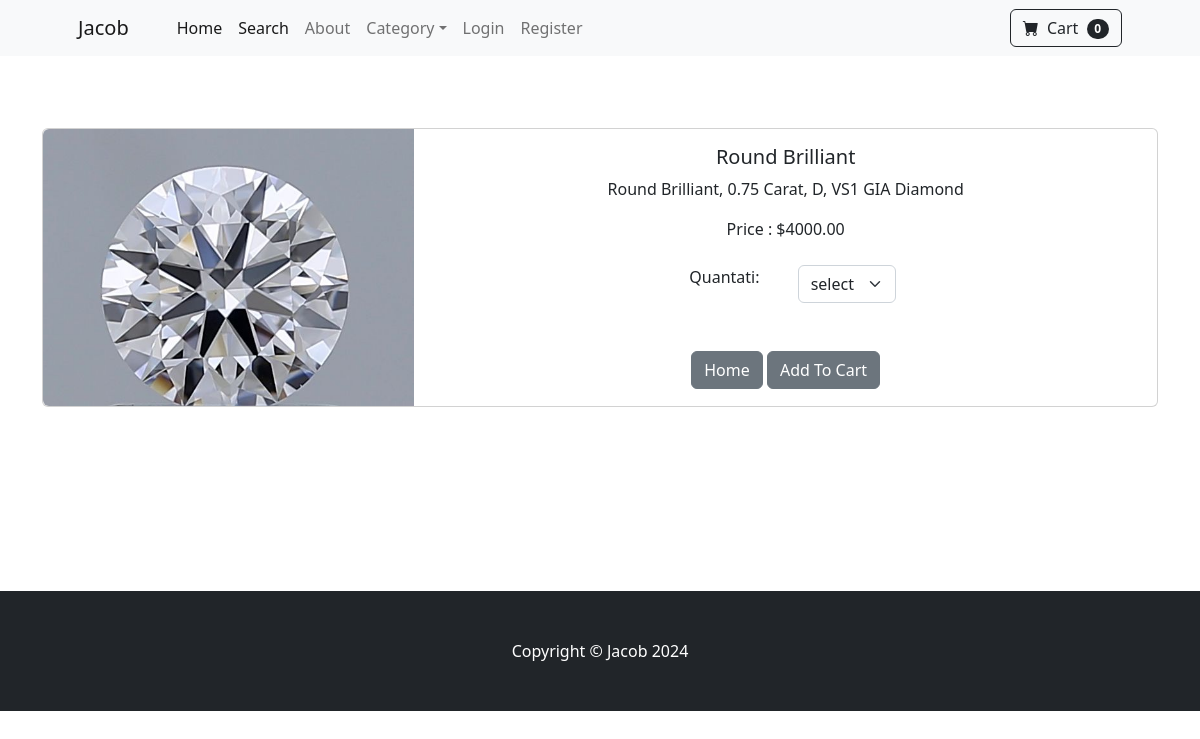
The app's page /product/2 with its own data.
### store/models.py (models this page shows, shortened)
class Product(models.Model):
    name=models.CharField(max_length=50)
    price = models.DecimalField(default=0, decimal_places=2, max_digits=20)
    category= models.ForeignKey(Category,on_delete=models.CASCADE, default=1)
    description=models.CharField(max_length=250,default='',blank=True,null=True)
    image=models.ImageField(upload_to='uploads/product/')
    is_sale=models.BooleanField(default=False)
    sale_price= models.DecimalField(default=0, decimal_places=2, max_digits=20)
    is_sold=models.BooleanField(default=False)
    sold_price=models.DecimalField(default=0, decimal_places=2, max_digits=20)

### store/views.py (the view)
# urls.py: path('product/<int:pk>',views.product ,name='product'),
def product(request,pk):
    product= Product.objects.get(id=pk)
    return render(request,'product.html',{'products':product})

### cart/cart.py (called while the page is built)
    def __len__(self):
        return len(self.cart)

### cart/context_processors.py (called while the page is built)
def cart(request):
    return {'cart': Cart(request)}

### store/templates/product.html (shortened to what this page needs)
{% extends 'base.html' %}
{% block content %}
<br/><br/><br/>
<div class="container">
    <div class="row">
        <center>
            <div class="card mb-3" >
                <div class="row g-0">
                  <div class="col-md-4">
                    <img src="{{ products.image.url }}" class="img-fluid rounded-start" alt="...">
                  </div>
                  <div class="col-md-8">
                    <div class="card-body">
                      <h5 class="card-title">{{products.name}}</h5>
                      <p class="card-text">{{products.description}}</p>
                      {%if product.is_sale %}
                      The sale price :${{products.sale_price}}
                       {% else %}
                       Price : ${{products.price}}
                      {%endif%}
                      <br/><br/>
                          <div class="row justify-content-center">
                            <di class="col-md-2">Quantati:</di>
                            <di class="col-md-2">
                          <select class="form-select"  id="qty-cart">
                            <option selected>select</option>
                          </select>
                            </di>
                        </div>
                          <br/><br/>
                      <a href="{% url 'home' %}" class="btn btn-secondary">Home</a>
                      <button type="button" value="{{products.id}}" id="add-cart" class="btn btn-secondary">Add To Cart</button>
                    </div>
                  </div>
                </div>
              </div>
        </center>
    </div>
</div>
<br/><br/><br/><br/><br/><br/><br/>
{% endblock %}

### records on screen
Product: image (picture), name "Round Brilliant", description "Round Brilliant, 0.75 Carat, D, VS1 GIA Diamond", price "4000.00"

### other values on screen
{{ cart| length }} "0"
